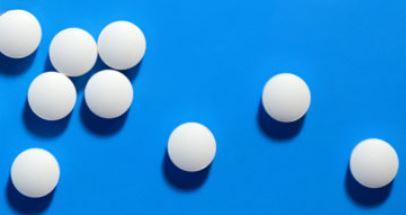
#> input picture imagerecognition/pillcounter/images/pills.jpg, 406 x 215 px
$ python init.py
#> lines starting #> are read from the running program, lines starting #| are printed output that depends on the picture; after the words box and inside, x2 and y2 are one past the last pixel; in counts of white or black regions, pixels touching at a corner belong together
### imagerecognition/pillcounter/PillCounter.py

class PillCounter():
  def __init__(self, arg):
        self.arg = arg
  def count(self):
        import numpy as np
        import cv2
        import imutils

        kernel = np.ones((7, 7), np.uint8)
        kernel2 = np.ones((17, 17), np.uint8)
        # Imagen
        path = self.arg
        original1 = cv2.imread(path)
#> original1 is the input picture: shape (215, 406, 3); mean B, G, R 219.3, 145.5, 44.9
        original = imutils.resize(original1, width=800)

        # shifting
        shifted = cv2.pyrMeanShiftFiltering(original, 21, 81)
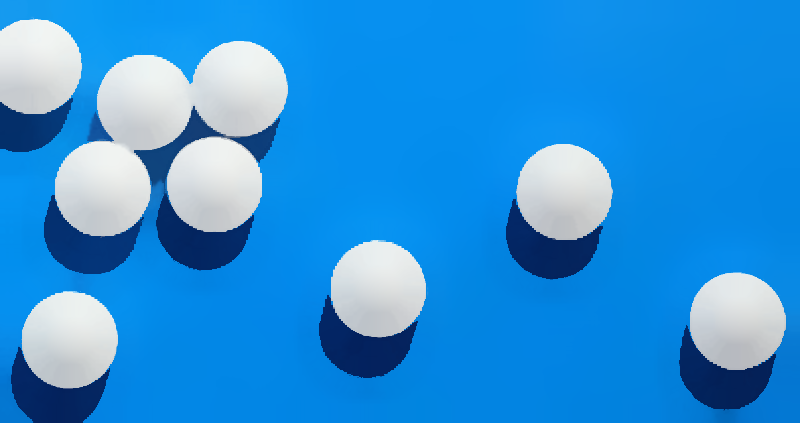
#> shifted: shape (423, 800, 3); mean B, G, R 219.7, 146.2, 45.6

        # convert the mean shift image to grayscale, then apply Otsu's thresholding
        grises = cv2.cvtColor(shifted, cv2.COLOR_BGR2GRAY)
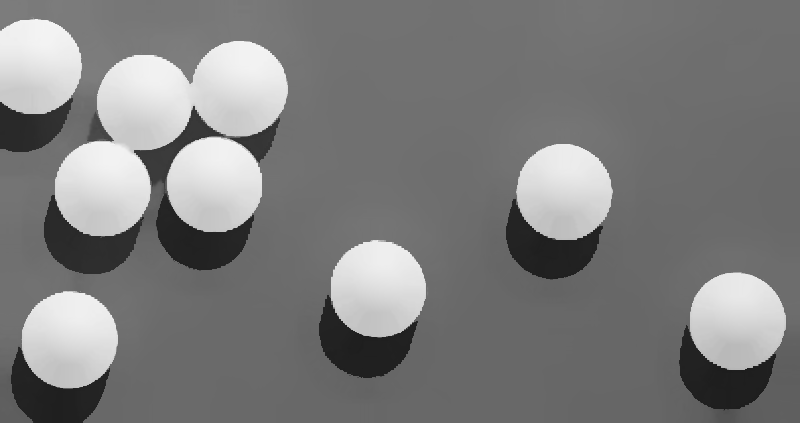
#> grises: shape (423, 800); min 29, max 245, mean 124.5
        thresh = cv2.threshold(grises, 0, 255, cv2.THRESH_BINARY | cv2.THRESH_OTSU)[1]
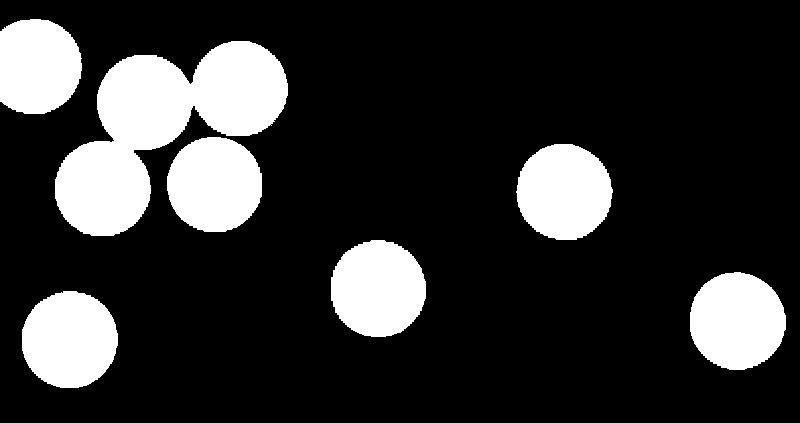
#> thresh: shape (423, 800); 19.1% white; 7 white regions, largest, box (x1, y1, x2, y2) and area: (55, 41, 288, 236) 21686, (690, 272, 786, 370) 7370, (22, 291, 118, 388) 7339

        # Eliminacion de ruido y llenar huecos negros
        height, width = thresh.shape
#> height = 423; width = 800
        if cv2.countNonZero(thresh) > height*width/2:
            thresh = cv2.bitwise_not(thresh)

        erosion = cv2.erode(thresh, kernel, iterations=2)
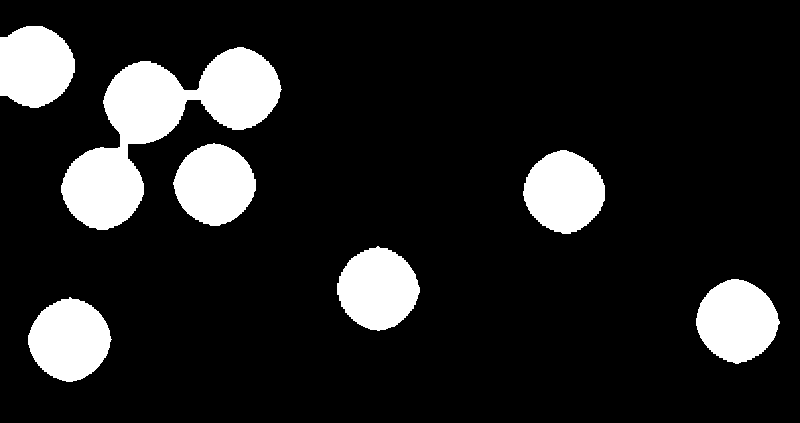
#> erosion: shape (423, 800); 13.6% white; 7 white regions, largest, box (x1, y1, x2, y2) and area: (61, 47, 282, 230) 15567, (696, 279, 780, 364) 5191, (28, 297, 112, 382) 5166

        closing = cv2.morphologyEx(erosion, cv2.MORPH_CLOSE, kernel)

        opening = cv2.morphologyEx(closing, cv2.MORPH_OPEN, kernel2)
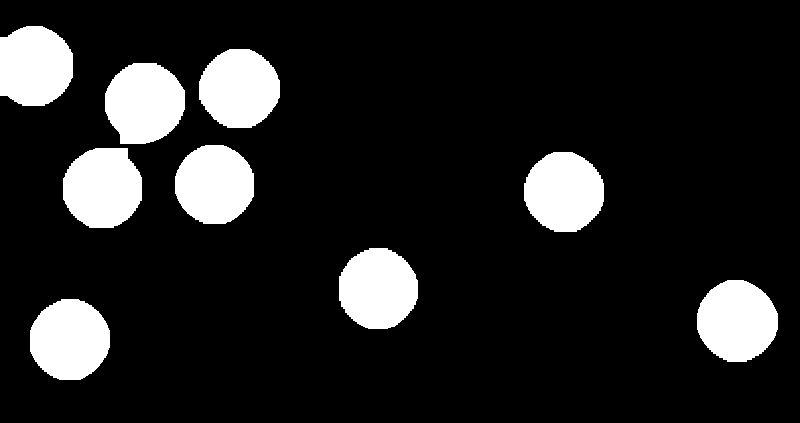
#> opening: shape (423, 800); 13.4% white; 9 white regions, largest, box (x1, y1, x2, y2) and area: (697, 280, 778, 362) 5154, (105, 63, 185, 144) 5111, (30, 299, 110, 380) 5107

        # Deteccion de bordes
        canny = cv2.Canny(opening, 70, 190)
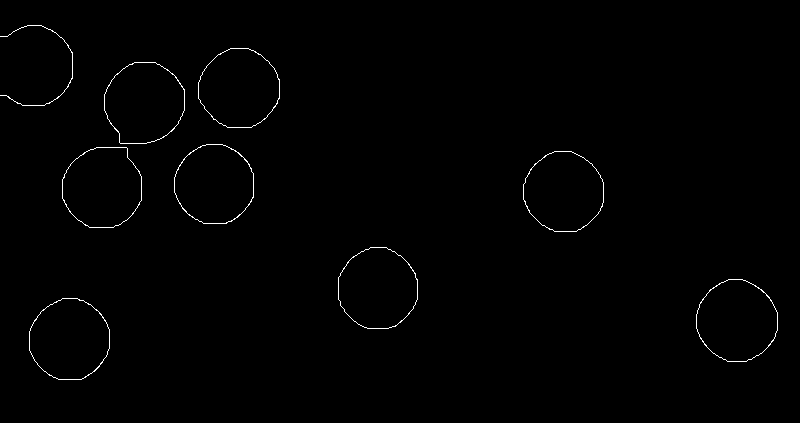
#> canny: shape (423, 800); 0.64% white in thin lines or dots, all inside (x1, y1, x2, y2) = (0, 25, 778, 380)

        # Buscamos contornos
        (contours, _) = cv2.findContours(canny.copy(),
                                        cv2.RETR_EXTERNAL, cv2.CHAIN_APPROX_SIMPLE)
#> contours = 9 contours, 1 with area under 20; largest, box (x1, y1, x2, y2) and area: (696, 279, 778, 362) 5158, (104, 62, 185, 144) 5120, (29, 298, 110, 380) 5116, (62, 147, 142, 228) 5094, (338, 247, 418, 329) 5076, (523, 151, 604, 232) 5027, (198, 48, 280, 128) 5013, (174, 144, 254, 224) 4981

        # Output(contours)))
        return len(contours)

### imagerecognition/pillcounter/init.py
# python Canny.py -i images/pills5.jpg
from PillCounter import PillCounter

Image = PillCounter('images/pills.jpg')
Number_of_Pills = Image.count()
#> Number_of_Pills = 9

# Output
print("{} pills detected.".format(Number_of_Pills))
#| 9 pills detected.
